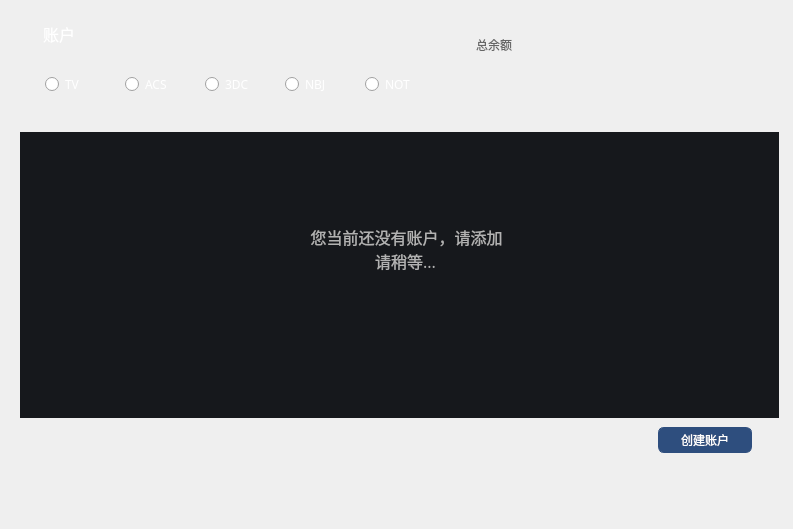
<?xml version="1.0" encoding="UTF-8"?>
<ui version="4.0">
 <class>MainPage</class>
 <widget class="QWidget" name="MainPage">
  <property name="geometry">
   <rect>
    <x>0</x>
    <y>0</y>
    <width>793</width>
    <height>529</height>
   </rect>
  </property>
  <property name="font">
   <font>
    <family>微软雅黑</family>
   </font>
  </property>
  <property name="windowTitle">
   <string>Form</string>
  </property>
  <property name="styleSheet">
   <string notr="true"/>
  </property>
  <widget class="QLabel" name="accountListLabel">
   <property name="geometry">
    <rect>
     <x>43</x>
     <y>23</y>
     <width>71</width>
     <height>21</height>
    </rect>
   </property>
   <property name="font">
    <font>
     <family>微软雅黑</family>
     <pointsize>12</pointsize>
     <weight>50</weight>
     <italic>false</italic>
     <bold>false</bold>
    </font>
   </property>
   <property name="styleSheet">
    <string notr="true">background:transparent;
color: rgb(255,255,255);</string>
   </property>
   <property name="text">
    <string>账户</string>
   </property>
  </widget>
  <widget class="QLabel" name="totalBalanceLabel">
   <property name="geometry">
    <rect>
     <x>530</x>
     <y>22</y>
     <width>71</width>
     <height>30</height>
    </rect>
   </property>
   <property name="font">
    <font>
     <family>微软雅黑</family>
     <pointsize>14</pointsize>
    </font>
   </property>
   <property name="styleSheet">
    <string notr="true">background:transparent;</string>
   </property>
   <property name="text">
    <string/>
   </property>
   <property name="alignment">
    <set>Qt::AlignLeading|Qt::AlignLeft|Qt::AlignVCenter</set>
   </property>
  </widget>
  <widget class="QLabel" name="label">
   <property name="geometry">
    <rect>
     <x>451</x>
     <y>34</y>
     <width>61</width>
     <height>21</height>
    </rect>
   </property>
   <property name="font">
    <font>
     <family>微软雅黑</family>
     <pointsize>9</pointsize>
    </font>
   </property>
   <property name="styleSheet">
    <string notr="true">background:transparent;
color: rgb(102, 102, 102);</string>
   </property>
   <property name="text">
    <string>总余额</string>
   </property>
   <property name="alignment">
    <set>Qt::AlignRight|Qt::AlignTrailing|Qt::AlignVCenter</set>
   </property>
  </widget>
  <widget class="QToolButton" name="addAccountBtn">
   <property name="geometry">
    <rect>
     <x>658</x>
     <y>427</y>
     <width>94</width>
     <height>26</height>
    </rect>
   </property>
   <property name="font">
    <font>
     <family>微软雅黑</family>
     <pointsize>9</pointsize>
    </font>
   </property>
   <property name="cursor">
    <cursorShape>PointingHandCursor</cursorShape>
   </property>
   <property name="focusPolicy">
    <enum>Qt::NoFocus</enum>
   </property>
   <property name="styleSheet">
    <string notr="true">QToolButton{color:white;border:1px solid  rgb(46,78,126);border-radius:6px;
background-color: rgb(46,78,126);}
QToolButton:hover{background-color:rgb(66,98,146);}
QToolButton:disabled{background-color:#cecece;}</string>
   </property>
   <property name="text">
    <string>创建账户</string>
   </property>
  </widget>
  <widget class="QTableWidget" name="accountTableWidget">
   <property name="geometry">
    <rect>
     <x>20</x>
     <y>132</y>
     <width>759</width>
     <height>286</height>
    </rect>
   </property>
   <property name="font">
    <font>
     <family>微软雅黑</family>
    </font>
   </property>
   <property name="cursor" stdset="0">
    <cursorShape>PointingHandCursor</cursorShape>
   </property>
   <property name="layoutDirection">
    <enum>Qt::LeftToRight</enum>
   </property>
   <property name="styleSheet">
    <string notr="true">QTableWidget{color:rgb(102,102,102);border:none;background-color:rgb(22,24,28); }
QHeaderView{color:rgb(102,102,102);background-color:rgb(22,24,28);min-height:26;}
QHeaderView::section{background-color: rgb(22,24,28);border: none;
font: 12px &quot;微软雅黑&quot;;}</string>
   </property>
   <property name="frameShape">
    <enum>QFrame::Box</enum>
   </property>
   <property name="frameShadow">
    <enum>QFrame::Plain</enum>
   </property>
   <property name="verticalScrollBarPolicy">
    <enum>Qt::ScrollBarAsNeeded</enum>
   </property>
   <property name="horizontalScrollBarPolicy">
    <enum>Qt::ScrollBarAlwaysOff</enum>
   </property>
   <property name="autoScroll">
    <bool>true</bool>
   </property>
   <property name="editTriggers">
    <set>QAbstractItemView::NoEditTriggers</set>
   </property>
   <property name="selectionMode">
    <enum>QAbstractItemView::NoSelection</enum>
   </property>
   <property name="iconSize">
    <size>
     <width>19</width>
     <height>12</height>
    </size>
   </property>
   <property name="showGrid">
    <bool>true</bool>
   </property>
   <property name="gridStyle">
    <enum>Qt::SolidLine</enum>
   </property>
   <attribute name="horizontalHeaderVisible">
    <bool>false</bool>
   </attribute>
   <attribute name="horizontalHeaderCascadingSectionResizes">
    <bool>false</bool>
   </attribute>
   <attribute name="horizontalHeaderHighlightSections">
    <bool>false</bool>
   </attribute>
   <attribute name="verticalHeaderVisible">
    <bool>false</bool>
   </attribute>
   <attribute name="verticalHeaderHighlightSections">
    <bool>false</bool>
   </attribute>
   <column>
    <property name="text">
     <string>账户</string>
    </property>
    <property name="font">
     <font>
      <family>微软雅黑</family>
     </font>
    </property>
    <property name="textAlignment">
     <set>AlignCenter</set>
    </property>
   </column>
   <column>
    <property name="text">
     <string>地址</string>
    </property>
    <property name="font">
     <font>
      <family>微软雅黑</family>
     </font>
    </property>
    <property name="textAlignment">
     <set>AlignCenter</set>
    </property>
   </column>
   <column>
    <property name="text">
     <string>余额/TV</string>
    </property>
    <property name="font">
     <font>
      <family>微软雅黑</family>
     </font>
    </property>
    <property name="textAlignment">
     <set>AlignCenter</set>
    </property>
   </column>
  </widget>
  <widget class="QWidget" name="loadingWidget" native="true">
   <property name="geometry">
    <rect>
     <x>190</x>
     <y>170</y>
     <width>461</width>
     <height>171</height>
    </rect>
   </property>
   <property name="styleSheet">
    <string notr="true">background-color: rgb(22,24,28);</string>
   </property>
   <widget class="QLabel" name="loadingLabel">
    <property name="geometry">
     <rect>
      <x>110</x>
      <y>50</y>
      <width>211</width>
      <height>81</height>
     </rect>
    </property>
    <property name="font">
     <font>
      <family>微软雅黑</family>
      <pointsize>12</pointsize>
     </font>
    </property>
    <property name="styleSheet">
     <string notr="true">color: rgb(178, 178, 178);
background-color: rgb(22,24,28);</string>
    </property>
    <property name="text">
     <string>请稍等...</string>
    </property>
    <property name="alignment">
     <set>Qt::AlignCenter</set>
    </property>
   </widget>
  </widget>
  <widget class="QLabel" name="initLabel">
   <property name="geometry">
    <rect>
     <x>206</x>
     <y>211</y>
     <width>401</width>
     <height>51</height>
    </rect>
   </property>
   <property name="font">
    <font>
     <family>微软雅黑</family>
     <pointsize>12</pointsize>
    </font>
   </property>
   <property name="styleSheet">
    <string notr="true">color: rgb(178, 178, 178);</string>
   </property>
   <property name="text">
    <string>您当前还没有账户，请添加</string>
   </property>
   <property name="alignment">
    <set>Qt::AlignCenter</set>
   </property>
  </widget>
  <widget class="QRadioButton" name="TvRaBtn">
   <property name="geometry">
    <rect>
     <x>45</x>
     <y>75</y>
     <width>81</width>
     <height>19</height>
    </rect>
   </property>
   <property name="styleSheet">
    <string notr="true">color: rgb(255,255,255);</string>
   </property>
   <property name="text">
    <string>TV</string>
   </property>
  </widget>
  <widget class="QRadioButton" name="AcsRaBtn">
   <property name="geometry">
    <rect>
     <x>125</x>
     <y>75</y>
     <width>81</width>
     <height>19</height>
    </rect>
   </property>
   <property name="styleSheet">
    <string notr="true">color: rgb(255,255,255);</string>
   </property>
   <property name="text">
    <string>ACS</string>
   </property>
  </widget>
  <widget class="QRadioButton" name="TdcRaBtn">
   <property name="geometry">
    <rect>
     <x>205</x>
     <y>75</y>
     <width>81</width>
     <height>19</height>
    </rect>
   </property>
   <property name="styleSheet">
    <string notr="true">color: rgb(255,255,255);</string>
   </property>
   <property name="text">
    <string>3DC</string>
   </property>
  </widget>
  <widget class="QRadioButton" name="NbjRaBtn">
   <property name="geometry">
    <rect>
     <x>285</x>
     <y>75</y>
     <width>81</width>
     <height>19</height>
    </rect>
   </property>
   <property name="styleSheet">
    <string notr="true">color: rgb(255,255,255);</string>
   </property>
   <property name="text">
    <string>NBJ</string>
   </property>
  </widget>
  <widget class="QRadioButton" name="NotRaBtn">
   <property name="geometry">
    <rect>
     <x>365</x>
     <y>75</y>
     <width>81</width>
     <height>19</height>
    </rect>
   </property>
   <property name="styleSheet">
    <string notr="true">color: rgb(255,255,255);</string>
   </property>
   <property name="text">
    <string>NOT</string>
   </property>
  </widget>
 </widget>
 <resources/>
 <connections/>
</ui>
